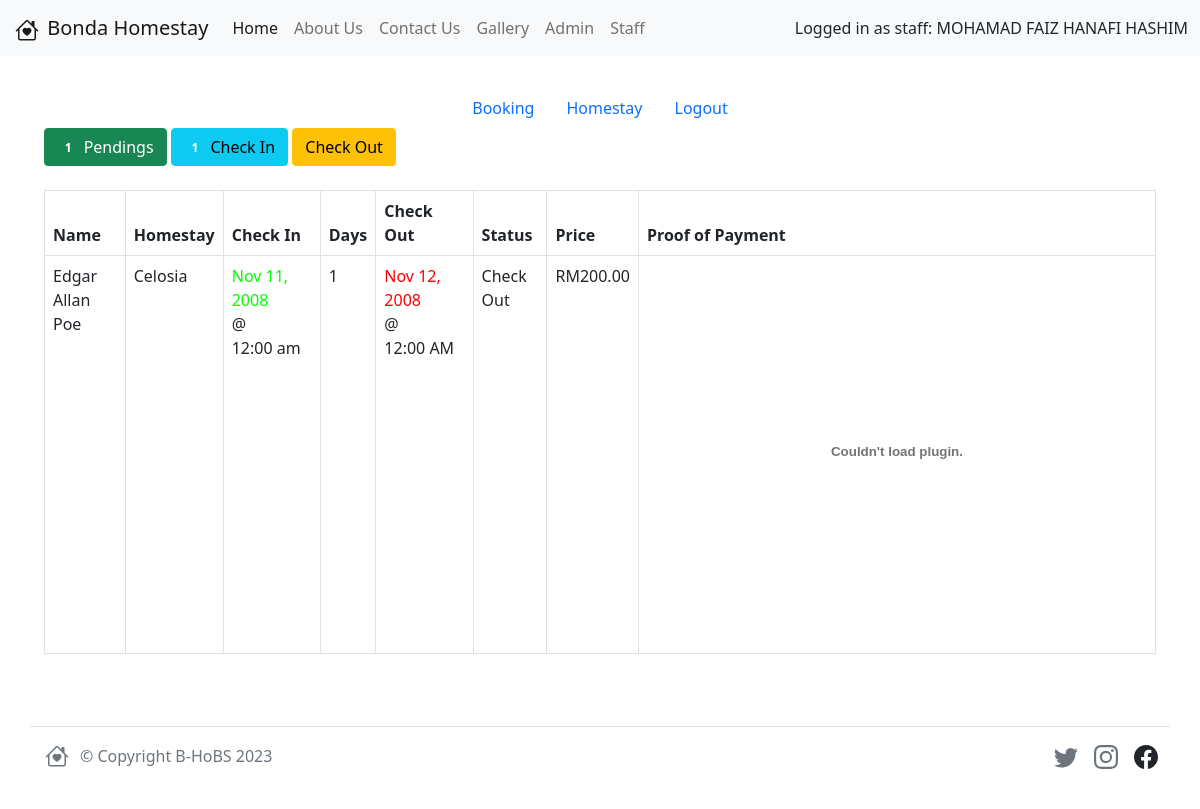
Screenshot of /index.php?p=staff-booking&b=checkout (signed in) with the database file from the repository.
### tables this page shows
CREATE TABLE IF NOT EXISTS `reservation` (
  `id` int(11) NOT NULL AUTO_INCREMENT,
  `guest_id` int(11) NOT NULL,
  `homestay_id` int(11) NOT NULL,
  `person_count` int(11) NOT NULL,
  `start_date` date NOT NULL,
  `end_date` date NOT NULL,
  `status` varchar(128) NOT NULL,
  `ts_created` timestamp NOT NULL,
  `ts_updated` timestamp NOT NULL,
  `discount_percent` decimal(5,2),
  `total_price` decimal(10,2) NOT NULL,
  `proof_of_payment` varchar(255) NOT NULL,
  PRIMARY KEY (`id`),
  KEY (`guest_id`),
  KEY (`homestay_id`)
);

CREATE TABLE IF NOT EXISTS `guest` (
  `id` int(11) NOT NULL,
  `full_name` varchar(128) NOT NULL,
  `email` varchar(255) NOT NULL,
  `phone` varchar(255),
  `address` varchar(255),
  `details` text
);

CREATE TABLE IF NOT EXISTS `homestay` (
  `id` int(11) NOT NULL AUTO_INCREMENT,
  `homestay_name` varchar(128) NOT NULL,
  `description` text,
  `city_id` int(11) NOT NULL,
  `is_open` boolean NOT NULL,
  `category_id` int(11) NOT NULL,
  `current_price` decimal(10,2) NOT NULL,
  `photo` varchar(128),
  PRIMARY KEY (`id`),
  KEY (`city_id`),
  KEY (`category_id`)
);

### includes/database.php (called while the page is built, shortened)
<?php
class Database
{
	var $sql_string = '';
	private $conn;
	public function open_connection()
	{
		$this->conn = mysqli_connect(DB_SERVER, DB_USER, DB_PASS);
		if (!$this->conn) {
			echo "Problem in database connection! Contact administrator!";
			exit();
		} else {
			$db_select = mysqli_select_db($this->conn, DB_NAME);
		}
	}
	function set_query($sql = '')
	{
		$this->sql_string = $sql;
	}
	function execute_query()
	{
		$result = mysqli_query($this->conn, $this->sql_string);
		return $result;
	}
	private function confirm_query($result)
	{
		return $result;
	}
	function load_result_list($key = '')
	{
		$cur = $this->execute_query() or die("Something wrong in includes/database.php around line 61");
		$array = array();
		while ($row = mysqli_fetch_object($cur)) {
			if ($key) {
				$array[$row->$key] = $row;
			} else {
				$array[] = $row;
			}
		}
		return $array;
	}
}
$mydb = new Database();

### includes/functions.php (called while the page is built, shortened)
<?php
function date_differ($start, $end)
{
  $start_ts = strtotime($start);
  $end_ts = strtotime($end);
  $diff = $end_ts - $start_ts;
  return round($diff / 86400);
}

### staff/checkout.php (the view)
<?php
global $mydb;
?>
<table id="table" class="table table-bordered">
	<thead>
		<tr>
			<th>Name</th>
			<th>Homestay</th>
			<th>Check In</th>
			<th>Days</th>
			<th>Check Out</th>
			<th>Status</th>
			<th>Price</th>
			<th>Proof of Payment</th>
		</tr>
	</thead>
	<tbody>
		<?php
		$query = "SELECT t.*, g.`full_name`, h.`homestay_name` FROM `reservation` t JOIN `guest` g ON g.`id`=t.`guest_id` JOIN `homestay` h ON h.`id`=t.`homestay_id` WHERE `status` = 'Check Out'";
		$mydb->set_query($query);
		$result = $mydb->load_result_list() or die("Something wrong in staff/checkout.php around line 23");
		foreach ($result as $val) {
			$days = date_differ($val->start_date, $val->end_date);
		?>
			<tr>
				<td><?php echo $val->full_name ?></td>
				<td><?php echo $val->homestay_name ?></td>
				<td><?php echo "<label style = 'color:#00ff00;'>" . date("M d, Y", strtotime($val->start_date)) . "</label>" . " @ " . "<label>" . date("h:i a", strtotime($val->start_date)) . "</label>" ?></td>
				<td><?php echo $days ?></td>
				<td><?php echo "<label style = 'color:#ff0000;'>" . date("M d, Y", strtotime($val->start_date . "+" . $days . "DAYS")) . "</label>" . " @ " . "<label>" . date("h:i A", strtotime($val->end_date)) . "</label>" ?></td>
				<td><?php echo $val->status ?></td>
				<td><?php echo "RM" . $val->total_price ?></td>
				<td><embed src="uploads/<?php echo $val->proof_of_payment ?>" width= "500" height= "375" type="application/pdf"></td>
			</tr>
		<?php
		}
		?>
	</tbody>
</table>

### index.css (style rules this page uses)
body { width: 100vw; }

### rows the page displays
reservation: guest.full_name "Edgar Allan Poe", homestay.homestay_name "Celosia", start_date "Nov 11, 2008", start_date "12:00 am", days "1", start_date+end_date "Nov 12, 2008", end_date "12:00 AM", status "Check Out", total_price "200.00"

### other values shown
$_SESSION['staff_name'] "MOHAMAD FAIZ HANAFI HASHIM"
count($f_p) "1"
count($f_ci) "1"
